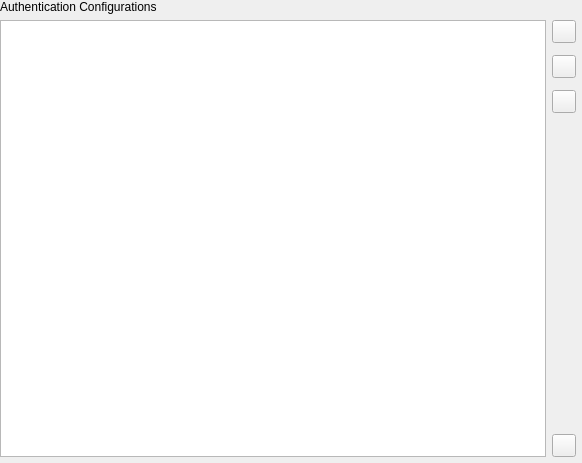
<?xml version="1.0" encoding="UTF-8"?>
<ui version="4.0">
 <class>QgsAuthConfigEditor</class>
 <widget class="QWidget" name="QgsAuthConfigEditor">
  <property name="geometry">
   <rect>
    <x>0</x>
    <y>0</y>
    <width>582</width>
    <height>463</height>
   </rect>
  </property>
  <property name="windowTitle">
   <string>Edit Authentication Configurations</string>
  </property>
  <layout class="QGridLayout" name="gridLayout">
   <property name="leftMargin">
    <number>0</number>
   </property>
   <property name="topMargin">
    <number>0</number>
   </property>
   <property name="rightMargin">
    <number>0</number>
   </property>
   <property name="bottomMargin">
    <number>0</number>
   </property>
   <item row="3" column="0">
    <layout class="QGridLayout" name="gridLayout_2">
     <property name="horizontalSpacing">
      <number>0</number>
     </property>
     <property name="verticalSpacing">
      <number>6</number>
     </property>
     <item row="1" column="1">
      <layout class="QVBoxLayout" name="verticalLayout">
       <property name="spacing">
        <number>12</number>
       </property>
       <property name="leftMargin">
        <number>6</number>
       </property>
       <property name="topMargin">
        <number>0</number>
       </property>
       <property name="rightMargin">
        <number>6</number>
       </property>
       <property name="bottomMargin">
        <number>0</number>
       </property>
       <item>
        <widget class="QToolButton" name="btnAddConfig">
         <property name="text">
          <string/>
         </property>
         <property name="icon">
          <iconset resource="../../../images/images.qrc">
           <normaloff>:/images/themes/default/symbologyAdd.svg</normaloff>:/images/themes/default/symbologyAdd.svg</iconset>
         </property>
        </widget>
       </item>
       <item>
        <widget class="QToolButton" name="btnRemoveConfig">
         <property name="text">
          <string/>
         </property>
         <property name="icon">
          <iconset resource="../../../images/images.qrc">
           <normaloff>:/images/themes/default/symbologyRemove.svg</normaloff>:/images/themes/default/symbologyRemove.svg</iconset>
         </property>
        </widget>
       </item>
       <item>
        <widget class="QToolButton" name="btnEditConfig">
         <property name="text">
          <string/>
         </property>
         <property name="icon">
          <iconset resource="../../../images/images.qrc">
           <normaloff>:/images/themes/default/symbologyEdit.png</normaloff>:/images/themes/default/symbologyEdit.png</iconset>
         </property>
        </widget>
       </item>
       <item>
        <spacer name="verticalSpacer">
         <property name="orientation">
          <enum>Qt::Vertical</enum>
         </property>
         <property name="sizeHint" stdset="0">
          <size>
           <width>20</width>
           <height>40</height>
          </size>
         </property>
        </spacer>
       </item>
       <item>
        <widget class="QToolButton" name="btnAuthUtilities">
         <property name="text">
          <string/>
         </property>
         <property name="icon">
          <iconset resource="../../../images/images.qrc">
           <normaloff>:/images/themes/default/propertyicons/settings.svg</normaloff>:/images/themes/default/propertyicons/settings.svg</iconset>
         </property>
         <property name="popupMode">
          <enum>QToolButton::InstantPopup</enum>
         </property>
        </widget>
       </item>
      </layout>
     </item>
     <item row="1" column="0">
      <widget class="QTableView" name="tableViewConfigs">
       <property name="sizePolicy">
        <sizepolicy hsizetype="Expanding" vsizetype="Expanding">
         <horstretch>0</horstretch>
         <verstretch>3</verstretch>
        </sizepolicy>
       </property>
       <property name="editTriggers">
        <set>QAbstractItemView::NoEditTriggers</set>
       </property>
       <property name="alternatingRowColors">
        <bool>true</bool>
       </property>
       <property name="selectionMode">
        <enum>QAbstractItemView::SingleSelection</enum>
       </property>
       <property name="selectionBehavior">
        <enum>QAbstractItemView::SelectRows</enum>
       </property>
       <property name="sortingEnabled">
        <bool>true</bool>
       </property>
       <property name="cornerButtonEnabled">
        <bool>false</bool>
       </property>
       <attribute name="horizontalHeaderStretchLastSection">
        <bool>true</bool>
       </attribute>
      </widget>
     </item>
     <item row="2" column="0" colspan="2">
      <widget class="QgsMessageBar" name="mMsgBar"/>
     </item>
    </layout>
   </item>
   <item row="1" column="0">
    <widget class="QLabel" name="lblAuthConfigDb">
     <property name="sizePolicy">
      <sizepolicy hsizetype="Preferred" vsizetype="Maximum">
       <horstretch>0</horstretch>
       <verstretch>0</verstretch>
      </sizepolicy>
     </property>
     <property name="text">
      <string>Authentication Configurations</string>
     </property>
    </widget>
   </item>
  </layout>
 </widget>
 <customwidgets>
  <customwidget>
   <class>QgsMessageBar</class>
   <extends>QFrame</extends>
   <header>qgsmessagebar.h</header>
   <container>1</container>
  </customwidget>
 </customwidgets>
 <tabstops>
  <tabstop>tableViewConfigs</tabstop>
  <tabstop>btnAddConfig</tabstop>
  <tabstop>btnRemoveConfig</tabstop>
  <tabstop>btnEditConfig</tabstop>
  <tabstop>btnAuthUtilities</tabstop>
 </tabstops>
 <resources>
  <include location="../../../images/images.qrc"/>
 </resources>
 <connections/>
</ui>
